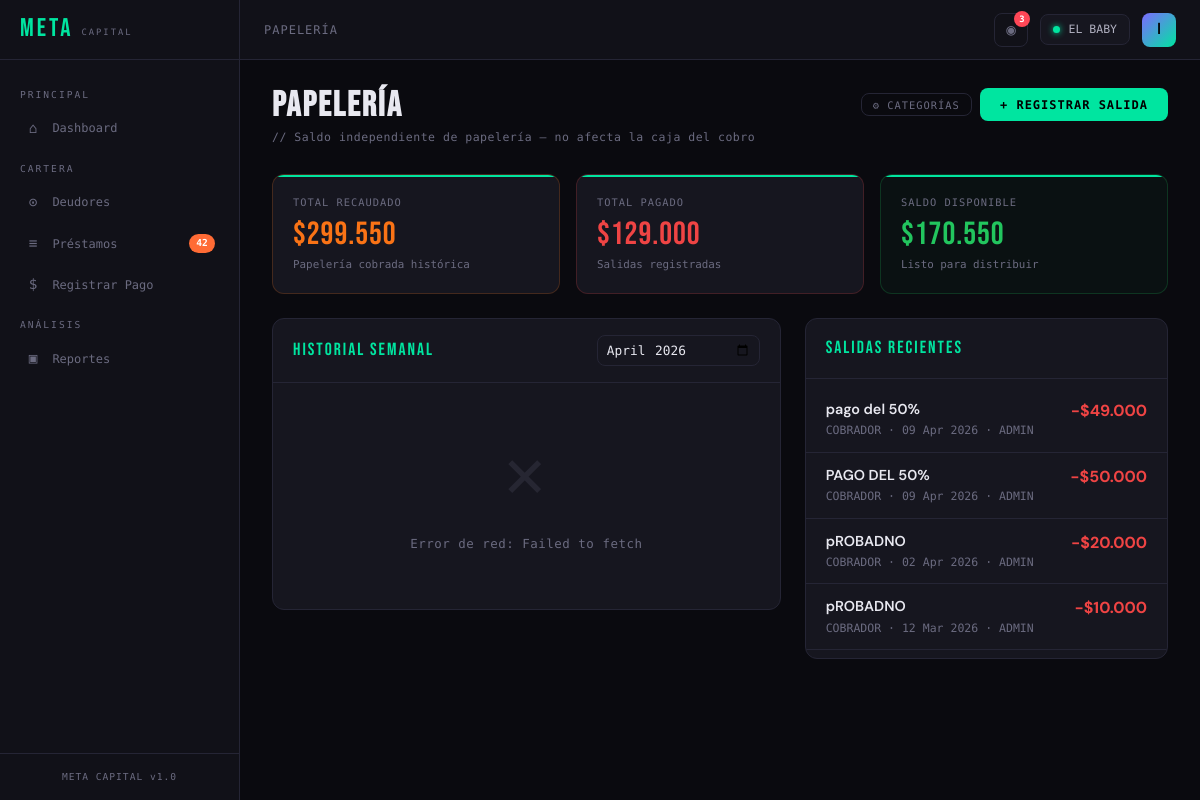
The app's page /pages/papeleria.php (signed in) with its own data.
### tables this page shows
CREATE TABLE `cobros` (
  `id` int(11) NOT NULL,
  `nombre` varchar(100) NOT NULL,
  `descripcion` varchar(255) DEFAULT NULL,
  `direccion` varchar(255) DEFAULT NULL,
  `telefono` varchar(20) DEFAULT NULL,
  `papeleria_pct` decimal(5,2) NOT NULL DEFAULT 10.00,
  `activo` tinyint(1) NOT NULL DEFAULT 1,
  `created_at` datetime NOT NULL DEFAULT current_timestamp(),
  `updated_at` datetime NOT NULL DEFAULT current_timestamp() ON UPDATE current_timestamp()
);

CREATE TABLE `papeleria_salidas` (
  `id` int(11) NOT NULL,
  `cobro_id` int(11) NOT NULL,
  `categoria_id` int(11) DEFAULT NULL,
  `descripcion` varchar(255) NOT NULL,
  `monto` decimal(15,2) NOT NULL,
  `fecha` date NOT NULL,
  `usuario_id` int(11) NOT NULL,
  `created_at` datetime NOT NULL DEFAULT current_timestamp()
);

CREATE TABLE `papeleria_categorias` (
  `id` int(11) NOT NULL,
  `cobro_id` int(11) NOT NULL,
  `nombre` varchar(100) NOT NULL,
  `activa` tinyint(1) NOT NULL DEFAULT 1
);

CREATE TABLE `usuarios` (
  `id` int(11) NOT NULL,
  `nombre` varchar(100) NOT NULL,
  `email` varchar(100) NOT NULL,
  `password_hash` varchar(255) NOT NULL,
  `rol` enum('superadmin','admin','cobrador','consulta') NOT NULL DEFAULT 'cobrador',
  `activo` tinyint(1) NOT NULL DEFAULT 1,
  `ultimo_login` datetime DEFAULT NULL,
  `created_at` datetime NOT NULL DEFAULT current_timestamp(),
  `updated_at` datetime NOT NULL DEFAULT current_timestamp() ON UPDATE current_timestamp(),
  `session_token` varchar(64) DEFAULT NULL
);

### config/auth.php (called while the page is built, shortened)
<?php
require_once __DIR__ . '/db.php';
function canDo(string $permiso): bool {
    return !empty($_SESSION['permisos'][$permiso]);
}
function cobroActivo(): int {
    return (int)($_SESSION['cobro_activo'] ?? 0);
}

### config/db.php (called while the page is built, shortened)
<?php
function getDB(): PDO {
    static $pdo = null;
    if ($pdo === null) {
        $dsn = "mysql:host=".DB_HOST.";dbname=".DB_NAME.";charset=".DB_CHARSET;
        $options = [
            PDO::ATTR_ERRMODE            => PDO::ERRMODE_EXCEPTION,
            PDO::ATTR_DEFAULT_FETCH_MODE => PDO::FETCH_ASSOC,
            PDO::ATTR_EMULATE_PREPARES   => false,
            PDO::MYSQL_ATTR_INIT_COMMAND => "SET time_zone = '-05:00'"
        ];
        try {
            $pdo = new PDO($dsn, DB_USER, DB_PASS, $options);
        } catch (PDOException $e) {
            http_response_code(500);
            die(json_encode(['error' => 'Error de conexión a la base de datos']));
        }
    }
    return $pdo;
}
require_once __DIR__ . '/helpers.php';

### config/helpers.php (called while the page is built, shortened)
<?php
function fmt($n): string {
    return '$' . number_format((float)$n, 0, ',', '.');
}

### pages/papeleria.php (the view, shortened to what this page needs)
<?php
require_once __DIR__ . '/../config/auth.php';
$db    = getDB();
$cobro = cobroActivo();
$stmtEntradas = $db->prepare("
    SELECT COALESCE(SUM(monto_papeleria), 0)
    FROM papeleria
    WHERE cobro_id=?
");
$stmtEntradas->execute([$cobro]);
$totalEntradas = (float)$stmtEntradas->fetchColumn();
$stmtSalidas = $db->prepare("
    SELECT COALESCE(SUM(monto), 0)
    FROM papeleria_salidas
    WHERE cobro_id=?
");
$stmtSalidas->execute([$cobro]);
$totalSalidas = (float)$stmtSalidas->fetchColumn();
$saldoActual = $totalEntradas - $totalSalidas;
$stmtUltSalidas = $db->prepare("
    SELECT ps.*, cat.nombre AS categoria_nombre, u.nombre AS usuario_nombre
    FROM papeleria_salidas ps
    LEFT JOIN papeleria_categorias cat ON cat.id = ps.categoria_id
    LEFT JOIN usuarios u ON u.id = ps.usuario_id
    WHERE ps.cobro_id=?
    ORDER BY ps.fecha DESC, ps.created_at DESC
    LIMIT 30
");
$stmtUltSalidas->execute([$cobro]);
$ultimasSalidas = $stmtUltSalidas->fetchAll();
$pageSection = 'Papelería';
require_once __DIR__ . '/../includes/header.php';
?>
<div class="page-header page-header-row">
    <div>
        <h1>PAPELERÍA</h1>
        <p>// Saldo independiente de papelería — no afecta la caja del cobro</p>
    </div>
    <div class="btn-group">
        <button class="btn btn-ghost btn-sm" onclick="openModal('modal-categorias')">⚙ Categorías</button>
        <button class="btn btn-primary" onclick="openModal('modal-nueva-salida')">+ Registrar salida</button>
    </div>
</div>
<div class="stats-grid" style="grid-template-columns:repeat(3,1fr);margin-bottom:1.5rem">
    <div class="stat-card" style="border-color:#f9731633">
        <div class="stat-label">TOTAL RECAUDADO</div>
        <div class="stat-value" style="color:#f97316"><?= fmt($totalEntradas) ?></div>
        <div class="stat-sub">Papelería cobrada histórica</div>
    </div>
    <div class="stat-card" style="border-color:#ef444433">
        <div class="stat-label">TOTAL PAGADO</div>
        <div class="stat-value" style="color:#ef4444"><?= fmt($totalSalidas) ?></div>
        <div class="stat-sub">Salidas registradas</div>
    </div>
    <div class="stat-card" style="border-color:<?= $saldoActual >= 0 ? '#22c55e33' : '#ef444433' ?>;background:<?= $saldoActual >= 0 ? 'rgba(34,197,94,.04)' : 'rgba(239,68,68,.04)' ?>">
        <div class="stat-label">SALDO DISPONIBLE</div>
        <div class="stat-value" style="color:<?= $saldoActual >= 0 ? '#22c55e' : '#ef4444' ?>"><?= fmt($saldoActual) ?></div>
        <div class="stat-sub">Listo para distribuir</div>
    </div>
</div>
<div style="display:grid;grid-template-columns:1.4fr 1fr;gap:1.5rem">
<div>
    <div class="card">
        <div class="card-header">
            <span class="card-title">HISTORIAL SEMANAL</span>
            <div style="display:flex;gap:0.5rem;align-items:center">
                <input type="month" id="filtro-mes"
                       value="<?= date('Y-m') ?>"
                       style="padding:0.35rem 0.5rem;border-radius:var(--radius);border:1px solid var(--border);background:var(--card);color:var(--text);font-family:var(--font-mono);font-size:0.8rem"
                       onchange="cargarSemanas()">
            </div>
        </div>
        <div id="tabla-semanas">
        </div>
    </div>
</div>
<div>
    <div class="card">
        <div class="card-header">
            <span class="card-title">SALIDAS RECIENTES</span>
        </div>
        <?php if (empty($ultimasSalidas)): ?>
        <div class="empty-state"><span class="empty-icon">◈</span><p>Sin salidas registradas</p></div>
        <?php else: ?>
        <div style="padding:0.5rem 0">
        <?php foreach ($ultimasSalidas as $s): ?>
        <div style="display:flex;justify-content:space-between;align-items:flex-start;padding:0.75rem 1.25rem;border-bottom:1px solid var(--border)">
            <div style="flex:1;min-width:0">
                <div style="font-weight:600;font-size:0.9rem"><?= htmlspecialchars($s['descripcion']) ?></div>
                <div style="font-size:0.72rem;color:var(--muted);font-family:var(--font-mono);margin-top:2px">
                    <?= htmlspecialchars($s['categoria_nombre'] ?? '—') ?> ·
                    <?= date('d M Y', strtotime($s['fecha'])) ?> ·
                    <?= htmlspecialchars($s['usuario_nombre'] ?? '—') ?>
                </div>
            </div>
            <div style="font-size:1rem;font-weight:700;color:#ef4444;flex-shrink:0;margin-left:0.75rem">
                −<?= fmt($s['monto']) ?>
            </div>
        </div>
        <?php endforeach; ?>
        </div>
        <?php endif; ?>
    </div>
</div>
</div>
<?php
require_once __DIR__ . '/../includes/footer.php';
?>

### includes/header.php (shortened to what this page needs)
<?php
$pageTitle   = $pageTitle   ?? 'META Capital';
$pageSection = $pageSection ?? '';
?>
<!DOCTYPE html>
<html lang="es">
<head>
  <link rel="stylesheet" href="/assets/css/style.css">
</head>
<body>
<div class="layout">
  <aside class="sidebar">
    <div class="sidebar-logo">
      <?php
        $logoPath = $_SERVER['DOCUMENT_ROOT'] . '/assets/img/logo.png';
        if (file_exists($logoPath)):
      ?>
        <img src="/assets/img/logo.png?v=<?= filemtime($logoPath) ?>" alt="Logo" class="sidebar-logo-img">
      <?php else: ?>
        <span>META</span><small>CAPITAL</small>
      <?php endif; ?>
    </div>
    <nav class="sidebar-nav">
      <?php if (canDo('puede_ver_dashboard')): ?>
      <div class="nav-section-label">Principal</div>
      <a href="/pages/dashboard.php" class="nav-item <?= $pageSection==='Dashboard'?'active':'' ?>">
        <span class="nav-icon">⌂</span> Dashboard
      </a>
      <?php endif; ?>
      <?php
        $verDeudores  = canDo('puede_ver_deudores');
        $verPrestamos = canDo('puede_ver_prestamos');
        $verPagos     = canDo('puede_registrar_pago');
        if ($verDeudores || $verPrestamos || $verPagos):
      ?>
      <div class="nav-section-label">Cartera</div>
      <?php if ($verDeudores): ?>
      <a href="/pages/deudores.php" class="nav-item <?= $pageSection==='Deudores'?'active':'' ?>">
        <span class="nav-icon">⊙</span> Deudores
      </a>
      <?php endif; ?>
      <?php if ($verPrestamos): ?>
      <a href="/pages/prestamos.php" class="nav-item <?= $pageSection==='Préstamos'?'active':'' ?>">
        <span class="nav-icon">≡</span> Préstamos
        <?php
          $db  = getDB();
          $cid = cobroActivo();
          if ($cid) {
            $stmt = $db->prepare("SELECT COUNT(*) FROM cuotas WHERE cobro_id=? AND estado IN ('pendiente','parcial') AND fecha_vencimiento <= CURDATE()");
            $stmt->execute([$cid]);
            $vencidas = $stmt->fetchColumn();
            if ($vencidas > 0) echo "<span class='nav-badge'>$vencidas</span>";
          }
        ?>
      </a>
      <?php endif; ?>
      <?php if ($verPagos): ?>
      <a href="/pages/pagos.php" class="nav-item <?= $pageSection==='Pagos'?'active':'' ?>">
        <span class="nav-icon">$</span> Registrar Pago
      </a>
      <?php endif; ?>
      <?php endif; ?>
      <?php
        $verProyeccion = canDo('puede_ver_proyeccion');
        $verReportes   = canDo('puede_ver_reportes');
        if ($verProyeccion || $verReportes):
      ?>
      <div class="nav-section-label">Análisis</div>
      <?php if ($verReportes): ?>
      <a href="/pages/reportes.php" class="nav-item <?= $pageSection==='Reportes'?'active':'' ?>">
        <span class="nav-icon">▣</span> Reportes
      </a>
      <?php endif; ?>
      <?php endif; ?>
    </nav>
    <div class="sidebar-footer">
      <div class="sidebar-version">META CAPITAL v1.0</div>
    </div>
  </aside>
  <header class="topbar">
    <span class="topbar-title"><?= htmlspecialchars($pageSection ?: $pageTitle) ?></span>
    <div class="topbar-right">
      <?php
        $cobroNombre = '—';
        $cobro_id    = cobroActivo();
        if ($cobro_id) {
          $stmtC = getDB()->prepare("SELECT nombre FROM cobros WHERE id = ?");
          $stmtC->execute([$cobro_id]);
          $cobroNombre = $stmtC->fetchColumn() ?: '—';
        }
      ?>
      <div style="position:relative" id="campana-wrap">
        <button class="btn btn-ghost btn-sm" id="btn-campana"
                onclick="toggleNotifs()"
                style="position:relative;width:34px;height:34px;padding:0;display:flex;align-items:center;justify-content:center;font-size:1rem">
          ◉
          <?php
            $db2 = getDB();
            $cid2 = cobroActivo();
            if ($cid2) {
              $nQ = $db2->prepare("SELECT COUNT(*) FROM alertas_admin WHERE cobro_id=? AND leida=0");
              $nQ->execute([$cid2]);
              $nAlertas = (int)$nQ->fetchColumn();
              if ($nAlertas > 0) echo "<span id='badge-notif' style='position:absolute;top:-3px;right:-3px;background:var(--danger);color:#fff;font-family:var(--font-mono);font-size:0.55rem;font-weight:700;min-width:16px;height:16px;border-radius:8px;display:flex;align-items:center;justify-content:center;padding:0 3px'>$nAlertas</span>";
            }
          ?>
        </button>
      </div>
      <div class="cobro-selector" onclick="openModal('modal-cobro')">
        <div class="dot-active"></div>
        <?= htmlspecialchars($cobroNombre) ?>
      </div>
      <div style="position:relative">
        <div class="user-avatar" data-dropdown="user-menu">
          <?= strtoupper(substr($_SESSION['usuario_nombre'], 0, 1)) ?>
        </div>
      </div>
    </div>
  </header>
  <main class="content">

### records on screen
cobros: nombre "EL BABY"
papeleria_salidas: descripcion "pago del 50%", papeleria_categorias.nombre "COBRADOR", fecha "09 Apr 2026", usuario.nombre "ADMIN", monto "$49.000"
papeleria_salidas: descripcion "PAGO DEL 50%", papeleria_categorias.nombre "COBRADOR", fecha "09 Apr 2026", usuario.nombre "ADMIN", monto "$50.000"
papeleria_salidas: descripcion "pROBADNO", papeleria_categorias.nombre "COBRADOR", fecha "02 Apr 2026", usuario.nombre "ADMIN", monto "$20.000"
papeleria_salidas: descripcion "pROBADNO", papeleria_categorias.nombre "COBRADOR", fecha "12 Mar 2026", usuario.nombre "ADMIN", monto "$10.000"

### other values on screen
$vencidas "42"
$pageSection ?: $pageTitle "PAPELERÍA"
$nAlertas "3"
substr($_SESSION['usuario_nombre'], 0, 1) "I"
fmt($totalEntradas) "$299.550"
fmt($totalSalidas) "$129.000"
fmt($saldoActual) "$170.550"
